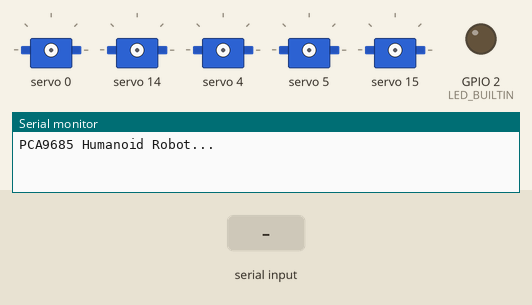
The program below on a simulated ESP32. Parts: 5 × servo, output pins drawn as LEDs (lit = HIGH), the last lines printed to the serial monitor. The test bench sets the inputs (shaded band).

Above: at 1.2 s.
1.3 s: "1\n" received over Serial
At 2.1 s:
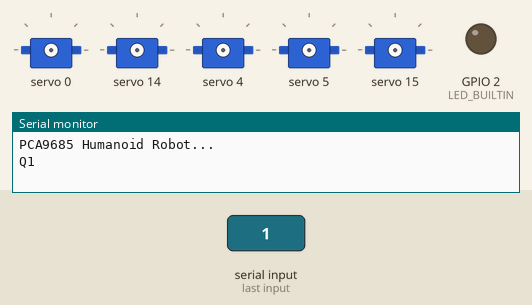
3.8 s: "2\n" received over Serial
At 4.4 s:
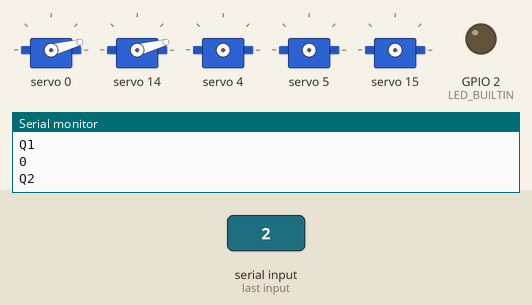
6.3 s: "3\n" received over Serial
At 7.5 s:
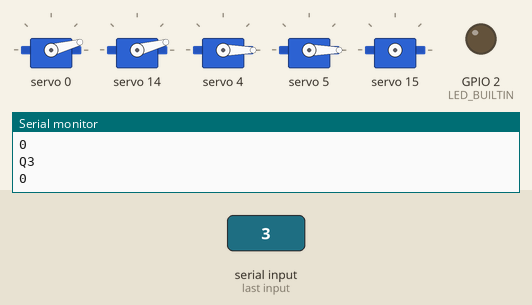
7.8 s: "4\n" received over Serial
At 8.6 s:
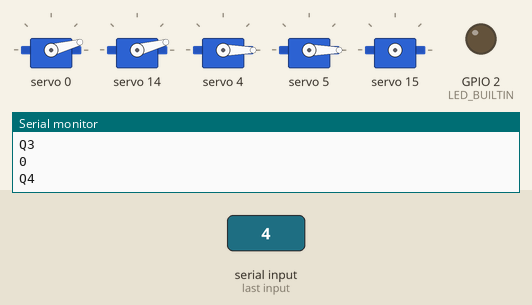
10.3 s: "5\n" received over Serial
At 12.5 s:
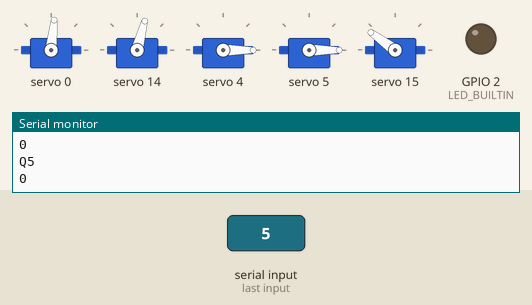
12.8 s: "1,90\n" received over Serial
At 15.2 s:
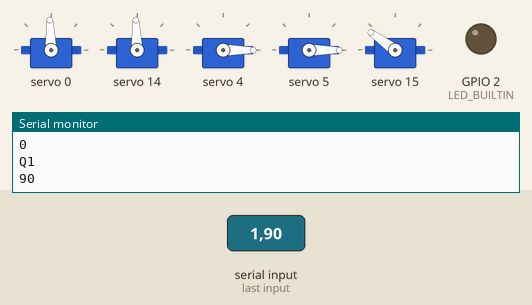
Timing chart, 0 to 16.4 s (numbered marks = the images above; inputs shaded):
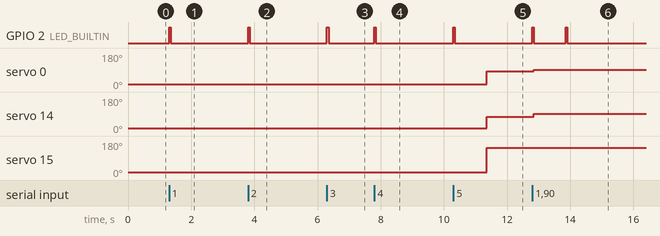

Measured:
- after the input at 1.3 s, GPIO 2 (LED_BUILTIN): LOW → HIGH at once, → LOW 0.05 s later
- after the input at 3.8 s, GPIO 2 (LED_BUILTIN): LOW → HIGH at once, → LOW 0.05 s later
- after the input at 6.3 s, GPIO 2 (LED_BUILTIN): LOW → HIGH at once, → LOW 0.05 s later
- after the input at 7.8 s, GPIO 2 (LED_BUILTIN): LOW → HIGH at once, → LOW 0.05 s later
- after the input at 10.3 s, GPIO 2 (LED_BUILTIN): LOW → HIGH at once, → LOW 0.05 s later; servo 0: 15° → 84° after 1.1 s; servo 14: 15° → 75° after 1.1 s; servo 15: 15° → 144° after 1.1 s
- after the input at 12.8 s, GPIO 2 (LED_BUILTIN): alternates HIGH for 0.05 s and LOW for 1.0 s, 4 changes in all, then stays LOW, starting at once; servo 0: 84° → 92° after 0.05 s; servo 14: 75° → 92° after 0.05 s

The program:

main.cpp
```cpp
/*
  ESP32 PCA9685 Servo Control
  esp32-pca9685.ino
  Driving multiple servo motors with ESP32 and PCA9685 PWM module
  Use I2C Bus

  Adan Alvaez Barajas
  adan_4lvarez_@hotmail.com
*/

#include <Arduino.h>
#include <Wire.h>
#include <Adafruit_PWMServoDriver.h>
#include <Adafruit_BusIO_Register.h>

int getPWM180(int);
int getPWM270(int);

// Creat object to represent PCA9685 at default I2C address
Adafruit_PWMServoDriver pca9685 = Adafruit_PWMServoDriver(0x40);

// Define servo motor connections
#define SER1  0    //Servo Motor 1 on connector 0
#define SER2  14   // Throat Izq
#define SER3  15   // Throat Der

#define SER4  4
#define SER5  5

int angle = 90;
int selector;
int delta = 0;

void setup()
{
  pinMode(LED_BUILTIN, OUTPUT);
  Serial.begin(115200);

  Serial.println("PCA9685 Humanoid Robot...");

  // Initialize PCA9685
  pca9685.begin();
  // Set PWM Frequency to 60Hz
  pca9685.setPWMFreq(60);
}

void loop()
{
  while (Serial.available()==0)
  {
  }
  selector = Serial.parseInt();     // Reads the Serial Monitor for incoming byte:

  digitalWrite(LED_BUILTIN, HIGH);
  delay(50);
  digitalWrite(LED_BUILTIN, LOW);

  switch(selector){

    case 1:
      Serial.println("Q1 ");
      while (Serial.available()==0)
      {
      }
      angle = Serial.parseFloat();

      Serial.println(angle);         // Prints the received data
      pca9685.setPWM(SER1, 0, getPWM180(angle));
      pca9685.setPWM(SER2, 0, getPWM180(angle));
      break;

    case 2:
      Serial.println("Q2 ");
      while (Serial.available()==0)
      {
      }
      angle = Serial.parseFloat();

      Serial.println(angle);         // Prints the received data
      pca9685.setPWM(SER4, 0, getPWM270(angle));
      pca9685.setPWM(SER5, 0, getPWM270(angle));
      break;

    case 3:
      Serial.println("Q3 ");
      while (Serial.available()==0)
      {
      }
      angle = Serial.parseFloat();

      Serial.println(angle);         // Prints the received data
      pca9685.setPWM(SER2, 0, getPWM180(angle));
      break;

    case 4:
      Serial.println("Q4 ");
      while (Serial.available()==0)
      {
      }
      angle = Serial.parseFloat();

      Serial.println(angle);         // Prints the received data
      pca9685.setPWM(SER3, 0, getPWM180(angle));
      break;

    case 5:                                   // Cuello
      Serial.println("Q5 ");
      while (Serial.available()==0)
      {
      }
      delta = Serial.parseFloat();

      Serial.println(delta);         // Prints the received data
      if(delta<=30 && delta>=-30)
      {
        pca9685.setPWM(SER2, 0, getPWM180(70+delta));    // Izquierda
        pca9685.setPWM(SER3, 0, getPWM180(150-delta));   // Derecha
        pca9685.setPWM(SER1, 0, getPWM180(80+delta));
      }
      else
      {
        // Do nothing
      }
      break;
  }
}

int getPWM180(int angle)
{
  int pwm = 0;
  // Define maximum and minimum number of "ticks" for the servo motors
  // Range from 0 to 4095
  // This determines the pulse width
  // pwm = map(angle, 0, 180, SERVOMIN, SERVOMAX);
  pwm = map(angle, 0, 180, 172, 565);
  return pwm;
}

int getPWM270(int angle)
{
  int pwm = 0;
  // Define maximum and minimum number of "ticks" for the servo motors
  // Range from 0 to 4095
  // This determines the pulse width
  // pwm = map(angle, 0, 270, SERVOMIN, SERVOMAX);

  pwm = map(angle, 0, 270, 123, 614);

  return pwm;
}
```
